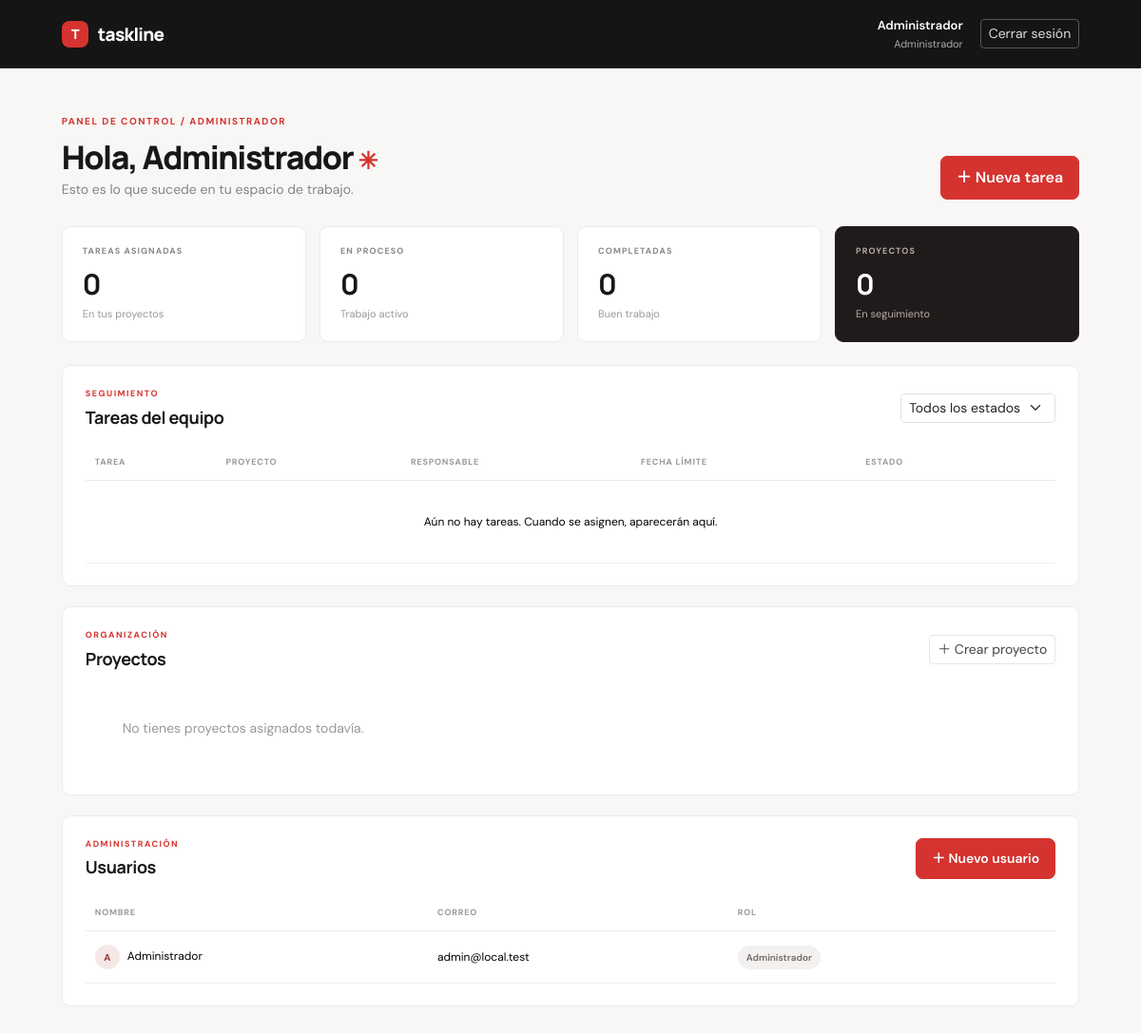
/index.php (signed in), run on the app's committed database.
### tables this page shows
CREATE TABLE IF NOT EXISTS usuarios (
  id INT AUTO_INCREMENT PRIMARY KEY,
  nombre VARCHAR(50) NOT NULL,
  email VARCHAR(100) UNIQUE NOT NULL,
  contrasena VARCHAR(255) NOT NULL,
  rol_id INT NOT NULL,
  creado_en TIMESTAMP DEFAULT CURRENT_TIMESTAMP,
  FOREIGN KEY (rol_id) REFERENCES roles(rol_id)
);

CREATE TABLE IF NOT EXISTS roles (
  rol_id INT AUTO_INCREMENT PRIMARY KEY,
  rol_nombre VARCHAR(30) NOT NULL UNIQUE
);

### config.php (called while the page is built, shortened)
<?php
function e(mixed $value): string
{
    return htmlspecialchars((string)$value, ENT_QUOTES, 'UTF-8');
}
function user(): ?array
{
    return $_SESSION['user'] ?? null;
}

### public/index.php (the view, shortened to what this page needs)
<?php
require_once dirname(__DIR__) . '/config.php';
$pdo = null;
$dbError = null;
try {
    $pdo = db();
} catch (Throwable $error) {
    $dbError = 'No se pudo conectar con MySQL. Revisa que Laragon esté iniciado y configura config.php.';
}
$current = user();
$role = $current['rol_nombre'] ?? '';
$projects = [];
$tasks = [];
$users = [];
if ($pdo && $current) {
    if ($role === 'Administrador') {
        $projects = $pdo->query('SELECT p.*, u.nombre AS gerente FROM proyectos p JOIN usuarios u ON u.id=p.gerente_id ORDER BY p.id DESC')->fetchAll();
        $users = $pdo->query('SELECT u.id,u.nombre,u.email,r.rol_nombre,u.rol_id FROM usuarios u JOIN roles r ON r.rol_id=u.rol_id ORDER BY u.id DESC')->fetchAll();
    } else {
        $query = $pdo->prepare('SELECT p.*, u.nombre AS gerente FROM proyectos p JOIN proyecto_usuarios pu ON pu.proyecto_id=p.id JOIN usuarios u ON u.id=p.gerente_id WHERE pu.usuario_id=? ORDER BY p.id DESC');
        $query->execute([$current['id']]);
        $projects = $query->fetchAll();
    }
    if ($role === 'Administrador') {
        $tasks = $pdo->query('SELECT t.*, p.nombre AS proyecto, u.nombre AS responsable FROM tareas t JOIN proyectos p ON p.id=t.proyecto_id JOIN usuarios u ON u.id=t.usuario_id ORDER BY t.id DESC')->fetchAll();
    } else {
        $query = $pdo->prepare('SELECT t.*, p.nombre AS proyecto, u.nombre AS responsable FROM tareas t JOIN proyectos p ON p.id=t.proyecto_id JOIN usuarios u ON u.id=t.usuario_id WHERE t.usuario_id=? ORDER BY t.id DESC');
        $query->execute([$current['id']]);
        $tasks = $query->fetchAll();
    }
}
?>
<!doctype html>
<html lang="es">
<head>
  <link href="https://cdn.jsdelivr.net/npm/bootstrap@5.3.3/dist/css/bootstrap.min.css" rel="stylesheet">
  <link href="assets/style.css" rel="stylesheet">
</head>
<body>
<header class="topbar"><a class="brand" href="index.php"><span class="brand-mark">T</span> taskline</a><?php if ($current): ?><div class="user-menu"><span class="user-name"><?= e($current['nombre']) ?><small><?= e($role) ?></small></span><form method="post"><?= csrf_field() ?><input type="hidden" name="action" value="logout"><button class="btn btn-outline-light btn-sm">Cerrar sesión</button></form></div><?php endif; ?></header>
<?php if ($dbError): ?>
<main class="login-wrap"><section class="login-card"><span class="eyebrow">CONFIGURACIÓN LOCAL</span><h1>Activa el espacio<br>de trabajo.</h1><p><?= e($dbError) ?></p><ol class="setup-list"><li>Inicia Apache y MySQL desde Laragon.</li><li>Importa <code>database/pwapractica5.sql</code> en phpMyAdmin.</li><li>Abre el proyecto desde <code>http://localhost/pwapractica5/</code>.</li></ol></section></main>
<?php else: ?>
<main class="dashboard container-fluid"><div class="page-heading"><div><span class="eyebrow">PANEL DE CONTROL / <?= e(strtoupper($role)) ?></span><h1>Hola, <?= e(explode(' ', $current['nombre'])[0]) ?> <span class="wave">✳</span></h1><p>Esto es lo que sucede en tu espacio de trabajo.</p></div><?php if (in_array($role, ['Administrador', 'Gerente de proyecto'], true)): ?><button class="btn btn-red" data-bs-toggle="modal" data-bs-target="#taskModal" onclick="prepareTask()">＋ Nueva tarea</button><?php endif; ?></div>
<div class="stats-row"><article class="stat-card"><span>TAREAS ASIGNADAS</span><strong><?= count($tasks) ?></strong><small>En tus proyectos</small></article><article class="stat-card"><span>EN PROCESO</span><strong><?= count(array_filter($tasks, fn($t) => $t['estado'] === 'En proceso')) ?></strong><small>Trabajo activo</small></article><article class="stat-card"><span>COMPLETADAS</span><strong><?= count(array_filter($tasks, fn($t) => $t['estado'] === 'Completado')) ?></strong><small>Buen trabajo</small></article><article class="stat-card accent-card"><span>PROYECTOS</span><strong><?= count($projects) ?></strong><small>En seguimiento</small></article></div>
<section class="section-card"><div class="section-heading"><div><span class="eyebrow">SEGUIMIENTO</span><h2>Tareas del equipo</h2></div><div class="filter-wrap"><select id="statusFilter" class="form-select form-select-sm"><option value="">Todos los estados</option></select></div></div><div class="table-responsive"><table class="table task-table"><thead><tr><th>TAREA</th><th>PROYECTO</th><th>RESPONSABLE</th><th>FECHA LÍMITE</th><th>ESTADO</th><th></th></tr></thead><tbody><?php if (!$tasks): ?><tr><td colspan="6" class="empty-state">Aún no hay tareas. Cuando se asignen, aparecerán aquí.</td></tr><?php endif; ?></tbody></table></div></section>
<section class="section-card project-section"><div class="section-heading"><div><span class="eyebrow">ORGANIZACIÓN</span><h2>Proyectos</h2></div><?php if ($role === 'Administrador'): ?><button class="btn btn-light-outline btn-sm" data-bs-toggle="modal" data-bs-target="#projectModal">＋ Crear proyecto</button><?php endif; ?></div><div class="project-grid"><?php if (!$projects): ?><div class="empty-project">No tienes proyectos asignados todavía.</div><?php endif; ?></div></section>
<?php if ($role === 'Administrador'): ?><section class="section-card"><div class="section-heading"><div><span class="eyebrow">ADMINISTRACIÓN</span><h2>Usuarios</h2></div><button class="btn btn-red btn-sm" data-bs-toggle="modal" data-bs-target="#userModal">＋ Nuevo usuario</button></div><div class="table-responsive"><table class="table task-table"><thead><tr><th>NOMBRE</th><th>CORREO</th><th>ROL</th><th></th></tr></thead><tbody><?php foreach ($users as $account): ?><tr><td><span class="avatar"><?= e(mb_substr($account['nombre'],0,1)) ?></span><?= e($account['nombre']) ?></td><td><?= e($account['email']) ?></td><td><span class="status status-neutral"><?= e($account['rol_nombre']) ?></span></td><td></td></tr><?php endforeach; ?></tbody></table></div></section><?php endif; ?>
</main>
<?php endif; ?>
</body></html>

### public/assets/style.css (style rules this page uses)
:root { --ink:#171717;--muted:#858585;--line:#ecebea;--red:#d5332f;--soft-red:#fff0ef;--paper:#f8f7f6;--white:#fff;--green:#25845d;--amber:#bd7a1e }
* { box-sizing:border-box }
body { margin:0;background:var(--paper);color:var(--ink);font-family:'DM Sans',sans-serif;font-size:14px }
.topbar { height:72px;background:#151515;color:white;display:flex;align-items:center;justify-content:space-between;padding:0 5.4%;border-bottom:1px solid #292929 }
.brand { font:800 19px Manrope,sans-serif;color:#fff;text-decoration:none;letter-spacing:-.7px;display:flex;align-items:center;gap:10px }
.brand-mark { height:28px;width:28px;background:var(--red);border-radius:8px;display:grid;place-items:center;font-size:14px }
.user-menu { display:flex;align-items:center;gap:18px }
.user-name { font-weight:600;font-size:13px;text-align:right }
.user-name small { display:block;color:#aaa;font-size:11px;font-weight:400;margin-top:2px }
.btn-red { background:var(--red);border:1px solid var(--red);color:#fff;font-weight:600;padding:10px 16px;border-radius:7px }
.eyebrow { font-size:10px;letter-spacing:1.5px;color:var(--red);font-weight:700;display:block }
.login-card h1,.page-heading h1 { font:800 44px/1.08 Manrope,sans-serif;letter-spacing:-2.4px;margin:22px 0 12px }
.login-card>p,.page-heading p { color:var(--muted);margin-bottom:30px }
.dashboard { max-width:1370px;padding:48px 5.4% 80px }
.page-heading { display:flex;align-items:flex-end;justify-content:space-between;margin-bottom:28px }
.page-heading h1 { font-size:34px;margin:12px 0 5px;letter-spacing:-1.5px }
.page-heading p { margin:0 }
.wave { font-size:25px;color:var(--red) }
.stats-row { display:grid;grid-template-columns:repeat(4,1fr);gap:14px;margin-bottom:24px }
.stat-card { background:#fff;border:1px solid var(--line);border-radius:9px;padding:19px 21px;min-height:121px }
.stat-card>span { display:block;color:#888;font-weight:700;font-size:9px;letter-spacing:1.1px }
.stat-card strong { display:block;font:700 30px Manrope,sans-serif;margin:7px 0 0 }
.stat-card small { color:#999;font-size:11px }
.accent-card { background:#201b1b;color:#fff;border-color:#201b1b }
.accent-card>span,.accent-card small { color:#b8abaa }
.section-card { background:#fff;border:1px solid var(--line);border-radius:9px;margin:0 0 21px;padding:23px 24px }
.section-heading { display:flex;align-items:center;justify-content:space-between;margin-bottom:17px }
.section-heading h2 { font:700 18px Manrope,sans-serif;letter-spacing:-.4px;margin:5px 0 0 }
.section-heading .eyebrow { font-size:9px }
.filter-wrap .form-select { min-width:145px }
.task-table { margin:0 }
.task-table thead th { font-size:9px;letter-spacing:.8px;color:#999;font-weight:700;border-bottom:1px solid var(--line);padding:12px 10px }
.task-table td { font-size:12px;vertical-align:middle;padding:14px 10px;border-color:#f1f0ef }
.avatar { width:26px;height:26px;display:inline-grid;place-items:center;border-radius:50%;background:#f4e7e5;color:#9a3935;font-weight:700;font-size:10px;margin-right:8px;vertical-align:middle }
.status { display:inline-block;border-radius:30px;padding:5px 9px;font-size:10px;font-weight:600;white-space:nowrap }
.status-neutral { background:#f3f1ef;color:#706b68 }
.empty-state,.empty-project { text-align:center;color:#999;padding:34px!important }
.project-section { padding-bottom:25px }
.btn-light-outline { border:1px solid #e8e5e4;background:#fff;color:#444 }
.project-grid { display:grid;grid-template-columns:repeat(3,1fr);gap:13px }
.btn-outline-light { border-color:#5c5555;color:#ddd }

### data on the page
usuarios: nombre "Administrador", nombre "A", email "admin@local.test", rol.rol_nombre "Administrador"

### other printed values
$role "ADMINISTRADOR"
count($tasks) "0"
count(array_filter($tasks, fn($t) => $t['estado'] === 'En proceso')) "0"
count(array_filter($tasks, fn($t) => $t['estado'] === 'Completado')) "0"
count($projects) "0"
